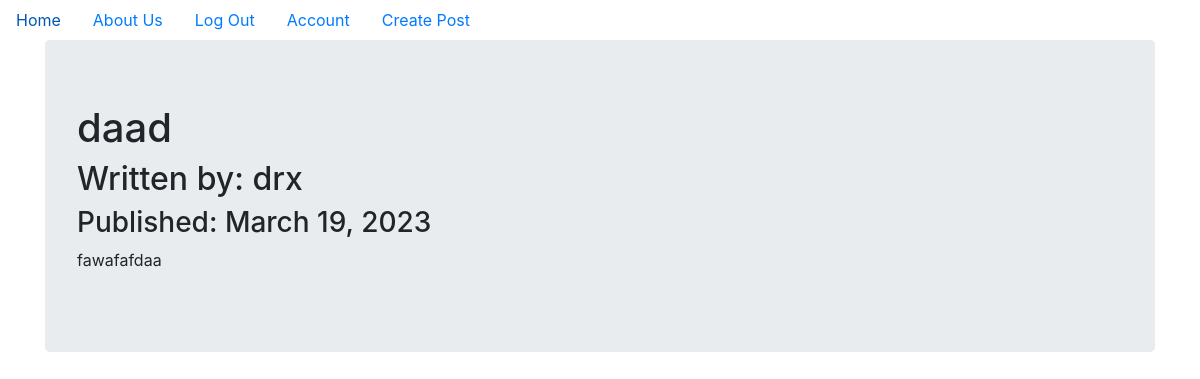
/7 (signed in), run on the app's committed database.
### puppycompanyblog/models.py (models this page shows, shortened)
class BlogPost(db.Model):
    users = db.relationship(User)
    id = db.Column(db.Integer, primary_key=True)
    user_id = db.Column(db.Integer, db.ForeignKey('users.id'), nullable=False)
    date = db.Column(db.DateTime, nullable=False, default=datetime.utcnow)
    title = db.Column(db.String(140), nullable=False)
    text = db.Column(db.Text, nullable=False)

class User(db.Model, UserMixin):
    __tablename__ = 'users'
    id = db.Column(db.Integer, primary_key = True)
    profile_image = db.Column(db.String(20), nullable=False, default='default_profile.png')
    email = db.Column(db.String(64), unique=True, index=True)
    username = db.Column(db.String(64), unique=True, index=True)
    password_hash = db.Column(db.String(128))
    posts = db.relationship('BlogPost', backref='author', lazy=True)

### puppycompanyblog/users/views.py (the view)
@users.route("/<username>")
def user_posts(username):
    page = request.args.get('page', 1, type=int)
    user = User.query.filter_by(username=username).first_or_404()
    blog_posts = BlogPost.query.filter_by(author=user).order_by(BlogPost.date.desc()).paginate(page=page, per_page=5)
    return render_template('user_blog_posts.html', blog_posts=blog_posts, user=user)

### puppycompanyblog/blog_posts/views.py (called while the page is built)
@blog_posts.route('/<int:blog_post_id>')
def blog_post(blog_post_id):
    blog_post = BlogPost.query.get_or_404(blog_post_id)
    return render_template('blog_post.html',title=blog_post.title,
                            date=blog_post.date,post=blog_post
    )

### puppycompanyblog/models.py (called while the page is built)
@login_manager.user_loader
def load_user(user_id):
    return User.query.get(user_id)

### puppycompanyblog/templates/blog_post.html (shortened to what this page needs)
{% extends "base.html" %}
{% block content %}
<div class="jumbotron">
  <h1>{{ post.title }}</h1>
  <h2>Written by: {{post.author.username}}</h2>
  <h3>Published: {{ post.date.strftime('%B %d, %Y') }}</h3>
  <p>{{post.text}}</p>
</div>
{% endblock content %}

### data on the page
BlogPost: title "daad", date "March 19, 2023", text "fawafafdaa"
User: author.username "drx"
